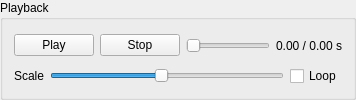
<?xml version="1.0" encoding="UTF-8"?>
<ui version="4.0">
 <class>PlaybackControlsUi</class>
 <widget class="QGroupBox" name="grp_play">
  <property name="title"><string>Playback</string></property>
  <layout class="QVBoxLayout" name="playCol">
   <item>
    <layout class="QHBoxLayout" name="transportRow">
     <item>
      <widget class="QPushButton" name="btn_play">
       <property name="text"><string>Play</string></property>
      </widget>
     </item>
     <item>
      <widget class="QPushButton" name="btn_stop">
       <property name="text"><string>Stop</string></property>
      </widget>
     </item>
     <item>
      <widget class="QSlider" name="sl_time">
       <property name="orientation"><enum>Qt::Horizontal</enum></property>
       <property name="maximum"><number>1000</number></property>
      </widget>
     </item>
     <item>
      <widget class="QLabel" name="lbl_time">
       <property name="text"><string>0.00 / 0.00 s</string></property>
      </widget>
     </item>
    </layout>
   </item>
   <item>
    <layout class="QHBoxLayout" name="scaleRow">
     <item>
      <widget class="QLabel" name="label_scale">
       <property name="text"><string>Scale</string></property>
      </widget>
     </item>
     <item>
      <widget class="QSlider" name="sl_scale">
       <property name="orientation"><enum>Qt::Horizontal</enum></property>
       <property name="minimum"><number>10</number></property>
       <property name="maximum"><number>200</number></property>
       <property name="value"><number>100</number></property>
       <property name="toolTip"><string>simulation speed override (does not change the plan)</string></property>
      </widget>
     </item>
     <item>
      <widget class="QCheckBox" name="chk_loop">
       <property name="text"><string>Loop</string></property>
      </widget>
     </item>
    </layout>
   </item>
  </layout>
 </widget>
 <resources/>
 <connections/>
</ui>
